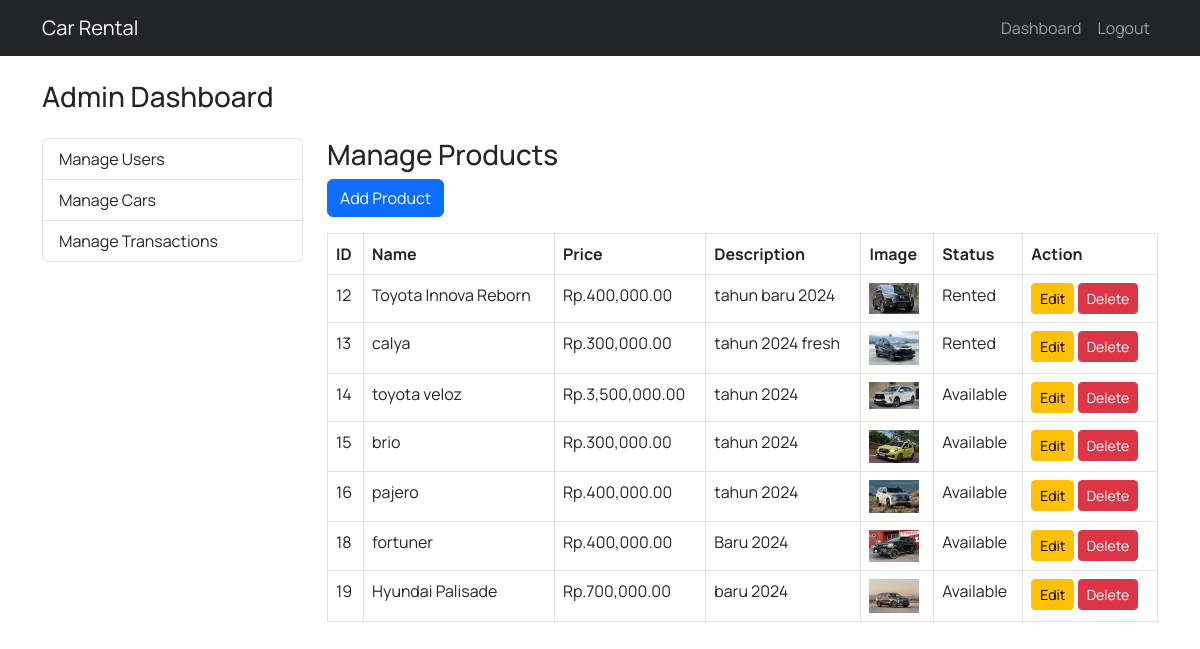
Page /admin_dashboard.php?page=products (signed in) on the committed database.
### tables this page shows
CREATE TABLE `products` (
  `id` int NOT NULL,
  `name` varchar(255) DEFAULT NULL,
  `price` decimal(10,2) DEFAULT NULL,
  `description` text,
  `image` varchar(255) DEFAULT NULL,
  `status` enum('available','rented') DEFAULT 'available',
  `created_at` timestamp NULL DEFAULT CURRENT_TIMESTAMP
);

### admin/products/products.php (the view, shortened to what this page needs)
<?php
$result = $conn->query("SELECT * FROM products");
?>
<h3>Manage Products</h3>
<button type="button" class="btn btn-primary mb-3" data-bs-toggle="modal" data-bs-target="#addProductModal">
    Add Product
</button>
<table class="table table-bordered">
    <thead>
        <tr>
            <th>ID</th>
            <th>Name</th>
            <th>Price</th>
            <th>Description</th>
            <th>Image</th>
            <th>Status</th>
            <th>Action</th>
        </tr>
    </thead>
    <tbody>
        <?php while ($row = $result->fetch_assoc()): ?>
            <tr>
                <td><?= $row['id'] ?></td>
                <td><?= htmlspecialchars($row['name']) ?></td>
                <td>Rp.<?= number_format($row['price'], 2) ?></td>
                <td><?= htmlspecialchars($row['description']) ?></td>
                <td><img src="/uploads/<?= $row['image'] ?>" width="50"></td>
                <td><?= ucfirst($row['status']) ?></td>
                <td>
                    <a href="/admin/products/products_edit.php?id=<?= $row['id'] ?>" class="btn btn-warning btn-sm">Edit</a>
                    <a href="admin_dashboard.php?page=products&delete=<?= $row['id'] ?>" class="btn btn-danger btn-sm" onclick="return confirm('Are you sure?');">Delete</a>
                </td>
            </tr>
        <?php endwhile; ?>
    </tbody>
</table>

### includes/header.php (style rules this page uses)
* { font-family: "Manrope", serif; }

### rows in the picture
products: id "12", name "Toyota Innova Reborn", price "400,000.00", description "tahun baru 2024", image (picture), status "Rented"
products: id "13", name "calya", price "300,000.00", description "tahun 2024 fresh", image (picture), status "Rented"
products: id "14", name "toyota veloz", price "3,500,000.00", description "tahun 2024", image (picture), status "Available"
products: id "15", name "brio", price "300,000.00", description "tahun 2024", image (picture), status "Available"
products: id "16", name "pajero", price "400,000.00", description "tahun 2024", image (picture), status "Available"
products: id "18", name "fortuner", price "400,000.00", description "Baru 2024", image (picture), status "Available"
products: id "19", name "Hyundai Palisade", price "700,000.00", description "baru 2024", image (picture), status "Available"
